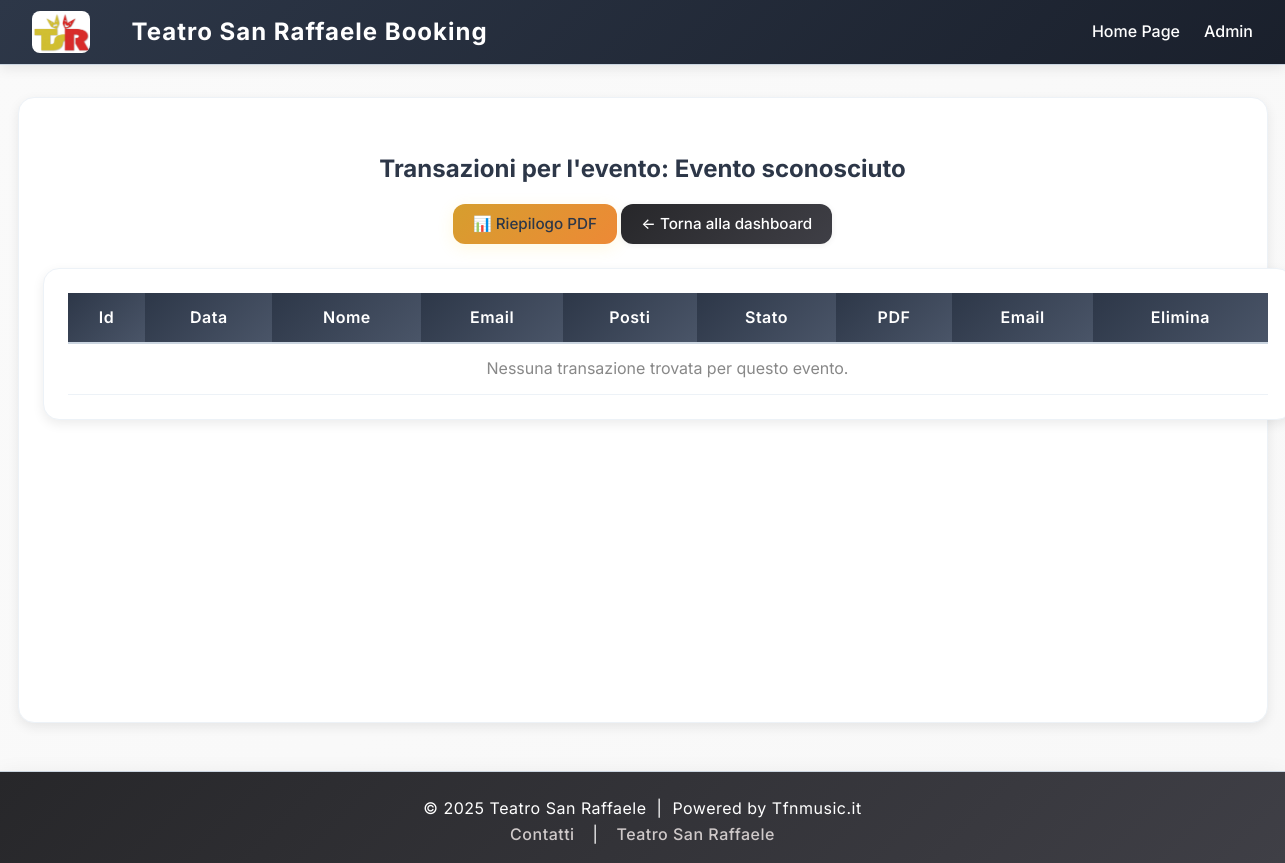
The page /event/2/transactions (signed in) on the database as committed earlier.
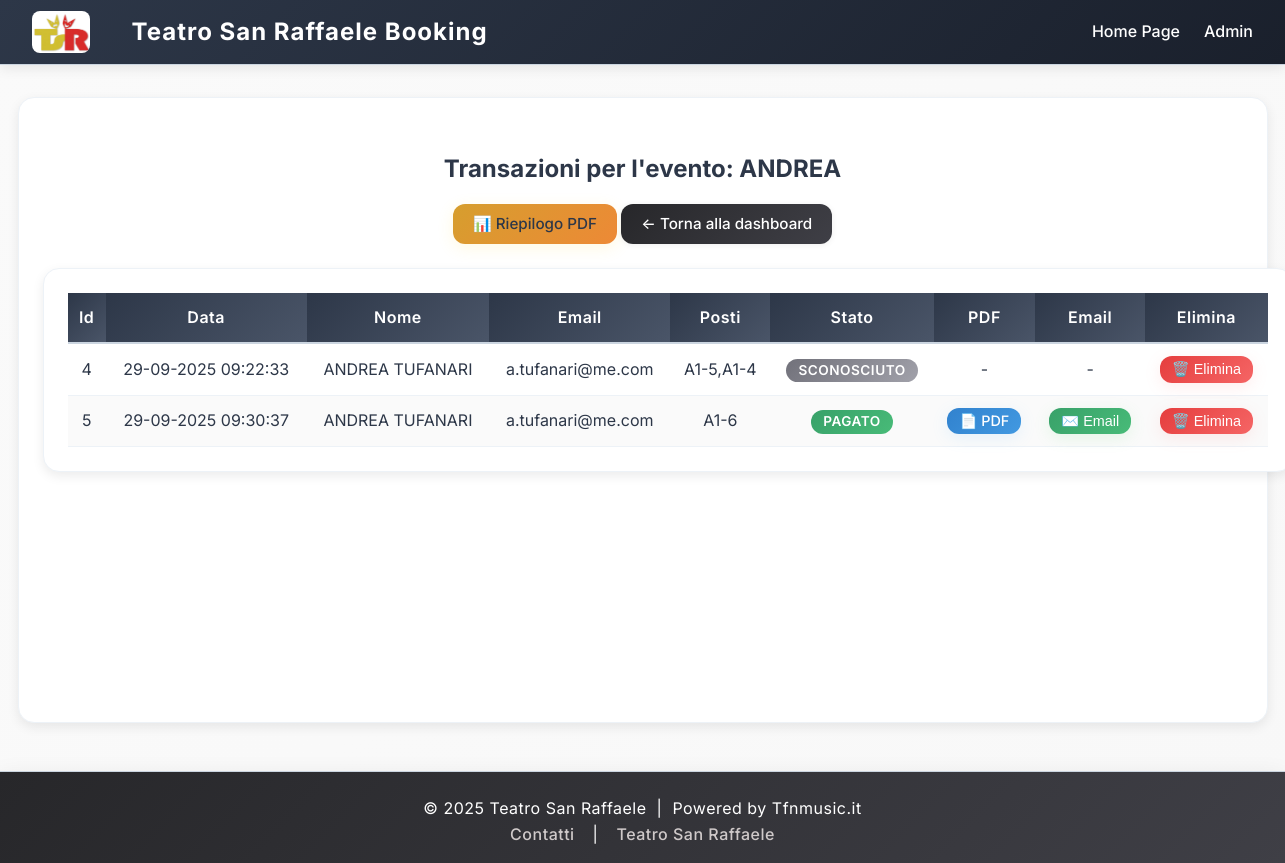
The same page on the database as committed later.
### tables this page shows
CREATE TABLE events (
    id INTEGER PRIMARY KEY AUTOINCREMENT,
    title TEXT NOT NULL,
    date TEXT NOT NULL,
    time TEXT NOT NULL,
    price REAL NOT NULL,
    poster_url TEXT         
, visible INTEGER DEFAULT 1);

CREATE TABLE bookings (
    id INTEGER PRIMARY KEY AUTOINCREMENT,
    event_id INTEGER NOT NULL,
    name TEXT NOT NULL,
    email TEXT NOT NULL,
    seats TEXT NOT NULL,          -- posti separati da , 
    status REAL DEFAULT 0 , -- 0=libero, 1=pending ,2 = acquistato , 3 = validato
    created_at TEXT NOT NULL,
    FOREIGN KEY(event_id) REFERENCES events(id)
);

### app.py (the view)
@app.route('/event/<int:event_id>/transactions')
@login_required
def event_transactions(event_id):
    event = get_event_by_id(event_id)
    transactions = get_bookings_by_event(event_id)
    return render_template(
        'event_transactions.html',
        event_id=event_id,
        event_title=event['title'] if event else 'Evento sconosciuto',
        transactions=transactions
    )

### app.py (called while the page is built)
@app.context_processor
def inject_now():
    return {'now': datetime.now}

### auth.py (called while the page is built)
def login_required(f):
    @wraps(f)
    def decorated_function(*args, **kwargs):
        if session.get('logged_in') != True:
            return redirect(url_for('admin'))
        return f(*args, **kwargs)
    return decorated_function

### database.py (called while the page is built)
def get_db():
    conn = sqlite3.connect(DB_PATH)
    conn.row_factory = sqlite3.Row
    return conn

def get_event_by_id(event_id):
    conn = get_db()
    event = conn.execute('SELECT * FROM events WHERE id=?', (event_id,)).fetchone()
    conn.close()
    return event

def get_bookings_by_event(event_id, statuses=None):
    conn = get_db()
    if statuses:
        placeholders = ','.join(['?'] * len(statuses))
        bookings = conn.execute(
            f'SELECT seats FROM bookings WHERE event_id=? AND status IN ({placeholders})',
            (event_id, *statuses)
        ).fetchall()
    else:
        bookings = conn.execute(
            'SELECT * FROM bookings WHERE event_id=? ORDER BY created_at DESC',
            (event_id,)
        ).fetchall()
    conn.close()
    return bookings

### templates/event_transactions.html (shortened to what this page needs)
{% extends 'base.html' %}
{% block content %}
<h2 class="text-center mb-3">Transazioni per l'evento: {{ event_title }}</h2>
<div class="text-center mb-4">
    <a href="{{ url_for('generate_event_summary_pdf_route', event_id=event_id) }}" class="btn btn-warning me-2">
        📊 Riepilogo PDF
    </a>
    <a href="{{ url_for('dashboard') }}" class="btn btn-dark">&larr; Torna alla dashboard</a>
</div>
<div class="table-wrapper">
    <table class="table">
        <thead>
            <tr>
                <th>Id</th>
                <th>Data</th>
                <th>Nome</th>
                <th>Email</th>
                <th>Posti</th>
                <th>Stato</th>
                <th>PDF</th>
                <th>Email</th>
                <th>Elimina</th>
            </tr>
        </thead>
        <tbody>
            {% for t in transactions |sort(attribute='id') %}
            <tr>
                <td>{{ t.id }}</td>
                <td>{{ t.created_at }}</td>
                <td>{{ t.name }}</td>
                <td>{{ t.email }}</td>
                <td>{{ t.seats }}</td>
                <td>
                    {% if t.status == 1 %}
                    <span class="badge badge-pending">In attesa</span>
                    {% elif t.status == 2 %}
                    <span class="badge badge-paid">Pagato</span>
                    {% elif t.status == 3 %}
                    <span class="badge badge-validated">Cassa</span>
                    {% else %}
                    <span class="badge badge-unknown">Sconosciuto</span>
                    {% endif %}
                </td>
                <td>
                    {% if t.status in [2,3] %}
                    <a href="{{ url_for('generate_ticket_pdf_route', booking_id=t.id) }}" class="btn btn-info btn-sm"
                        title="Scarica PDF biglietto">
                        📄 PDF
                    </a>
                    {% else %}
                    <span class="text-muted">-</span>
                    {% endif %}
                </td>
                <td>
                    {% if t.status in [2,3] %}
                    <form method="post" action="{{ url_for('resend_ticket', booking_id=t.id) }}" class="d-inline">
                        <button type="submit" class="btn btn-success btn-sm" title="Invia biglietto PDF via email">
                            ✉️ Email
                        </button>
                    </form>
                    {% else %}
                    <span class="text-muted">-</span>
                    {% endif %}
                </td>
                <td>
                    <form method="post" action="{{ url_for('delete_transaction', booking_id=t.id) }}" class="d-inline">
                        <button type="submit" class="btn btn-danger btn-sm"
                            onclick="return confirm('Sei sicuro di voler eliminare questa transazione? I posti verranno liberati.')"
                            title="Elimina transazione">
                            🗑️ Elimina
                        </button>
                    </form>
                </td>
            </tr>
            {% else %}
            <tr>
                <td colspan="9" style="text-align:center; color:#888;">Nessuna transazione trovata per questo evento.
                </td>
            </tr>
            {% endfor %}
        </tbody>
    </table>
</div>
{% endblock %}

### templates/base.html (shortened to what this page needs)
<!DOCTYPE html>
<html lang="it">
<head>
  <link rel="stylesheet" href="{{ url_for('static', filename='style.css') }}">
</head>
<body>
  <div class="navbar">
    <img src="{{ url_for('static', filename='img/logo.png') }}" alt="Logo" class="navbar-logo">
    <div class="navbar-title">Teatro San Raffaele Booking</div>
    <div class="navbar-links">
      <a href="{{ url_for('index') }}">Home Page</a>
      <a href="{{ url_for('dashboard') }}">Admin</a>
    </div>
  </div>
  <div class="main-content">
    {% block content %}{% endblock %}
  </div>
  <div class="footer">
    <div class="footer-content">
      &copy; {{ now().year }} Teatro San Raffaele &nbsp;|&nbsp; Powered by <span style="color:#ffffff;">
        Tfnmusic.it</span>
      <br>
      <span class="footer-links">
        <a href="mailto:ilcilindroteatro@yahoo.it">Contatti</a> &nbsp;|&nbsp;
        <a href="https://teatrosanraffaele.it" target="_blank">Teatro San Raffaele</a>
      </span>
    </div>
  </div>
</body>
</html>

Rows that differ between the two databases and show on the page:
added events: title "ANDREA"
added bookings: id "4", created_at "29-09-2025 09:22:33", name "ANDREA TUFANARI", email "a.tufanari@me.com", seats "A1-5,A1-4", status "SCONOSCIUTO"
added bookings: id "5", created_at "29-09-2025 09:30:37", name "ANDREA TUFANARI", email "a.tufanari@me.com", seats "A1-6", status "PAGATO"
Other text that changed with them:
{{ event_title }}: "Evento sconosciuto" → (not shown)
text no longer shown: "Nessuna transazione trovata per questo evento."
